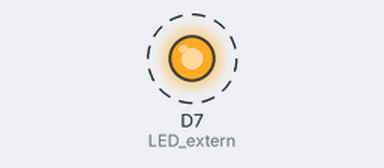
A sketch run on a simulated ESP8266 (NodeMCU). Shown: output pins drawn as LEDs (lit = HIGH). Dashed ring = blinking.

Above: at 0.5 s.
Timing chart, 0 to 4.6 s (numbered marks = the images above):
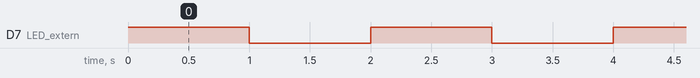

Measured:
- by itself, D7 (LED_extern): alternates HIGH for 1.0 s and LOW for 1.0 s

The sketch:

002_blinkD7.ino
```cpp
#define LED_extern D7 // Präprozessoranweisung --> ersetze onboard LED_extern durch D7

void setup()
{
    pinMode(LED_extern,OUTPUT);
} // Ende setup()

void loop() //Hauptprogramm in Endlosschleife
{
  digitalWrite(LED_extern, HIGH);  //schalte LED_extern an (PIN 7)
  delay(1000);              //Verzögerung von 1000ms = 1s
  digitalWrite(LED_extern,LOW);    //schalte LED_extern aus (PIN 7)
  delay(1000);
} // Ende main()
```
